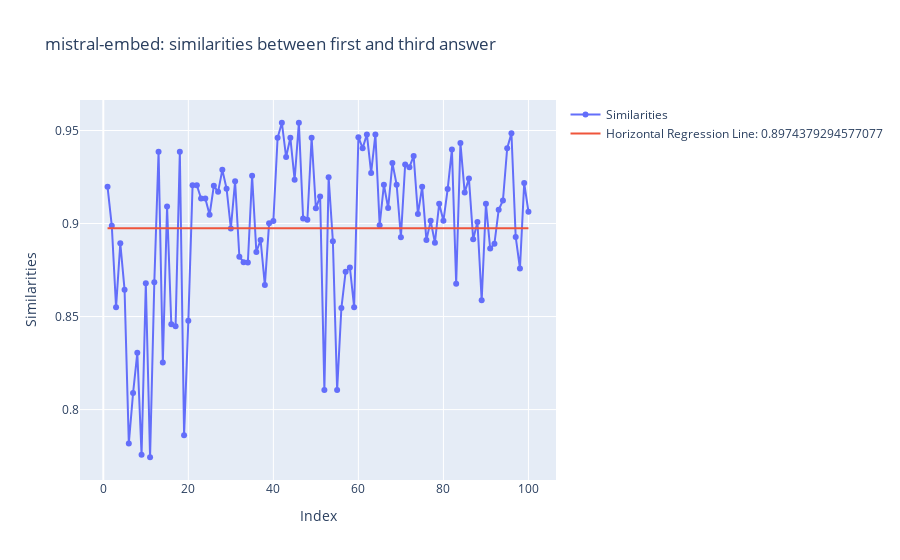

The code cell stored with this chart in its notebook:
### Markdown cell above
Visualization

### Code cell
import plotly.graph_objs as go
import numpy as np

mean_similarity = np.mean(similarities_1_3_mistral)

x_values = list(range(1, len(similarities_1_3_mistral) + 1))

fig = go.Figure()

fig.add_trace(go.Scatter(x=x_values, y=similarities_1_3_mistral, mode='lines+markers', name='Similarities'))

fig.add_trace(go.Scatter(x=[x_values[0], x_values[-1]], y=[mean_similarity, mean_similarity],
                         mode='lines', name=f'Horizontal Regression Line: {mean_similarity}'))

fig.update_layout(
    title= "mistral-embed: similarities between first and third answer",
    xaxis_title="Index",
    yaxis_title="Similarities"
)

fig.show()

### Figure 1 — Plotly figure (JSON) as saved in the notebook; plotly's stock layout.template omitted (floating-point values rounded to 4 significant figures)
{"data": [{"mode": "lines+markers", "name": "Similarities", "type": "scatter", "x": [1, 2, 3, 4, 5, 6, 7, 8, 9, 10, 11, 12, 13, 14, 15, 16, 17, 18, 19, 20, 21, 22, 23, 24, 25, 26, 27, 28, 29, 30, 31, 32, 33, 34, 35, 36, 37, 38, 39, 40, 41, 42, 43, 44, 45, 46, 47, 48, 49, 50, 51, 52, 53, 54, 55, 56, 57, 58, 59, 60, 61, 62, 63, 64, 65, 66, 67, 68, 69, 70, 71, 72, 73, 74, 75, 76, 77, 78, 79, 80, 81, 82, 83, 84, 85, 86, 87, 88, 89, 90, 91, 92, 93, 94, 95, 96, 97, 98, 99, 100], "y": [0.9197, 0.8987, 0.855, 0.8894, 0.8644, 0.7818, 0.8089, 0.8305, 0.7757, 0.8679, 0.7744, 0.8684, 0.9386, 0.8253, 0.9091, 0.8458, 0.8447, 0.9386, 0.7862, 0.8477, 0.9206, 0.9206, 0.9135, 0.9135, 0.9047, 0.9202, 0.917, 0.9289, 0.9187, 0.8973, 0.9227, 0.8822, 0.8792, 0.879, 0.9257, 0.8847, 0.8912, 0.8669, 0.9002, 0.9014, 0.9461, 0.9542, 0.9357, 0.9461, 0.9235, 0.9542, 0.9027, 0.9021, 0.9461, 0.9082, 0.9146, 0.8105, 0.9249, 0.8905, 0.8105, 0.8546, 0.8741, 0.8764, 0.855, 0.9464, 0.9405, 0.9479, 0.9272, 0.9479, 0.8991, 0.9208, 0.9083, 0.9325, 0.9208, 0.8927, 0.9318, 0.9303, 0.9363, 0.9051, 0.9197, 0.8911, 0.9014, 0.8897, 0.9107, 0.9015, 0.9186, 0.9399, 0.8676, 0.9433, 0.9166, 0.9243, 0.8915, 0.9008, 0.8587, 0.9106, 0.8865, 0.8892, 0.9074, 0.9124, 0.9405, 0.9486, 0.8928, 0.8759, 0.9217, 0.9063]}, {"mode": "lines", "name": "Horizontal Regression Line: 0.8974379294577077", "type": "scatter", "x": [1, 100], "y": [0.8974, 0.8974]}], "layout": {"title": {"text": "mistral-embed: similarities between first and third answer"}, "xaxis": {"title": {"text": "Index"}}, "yaxis": {"title": {"text": "Similarities"}}}}
